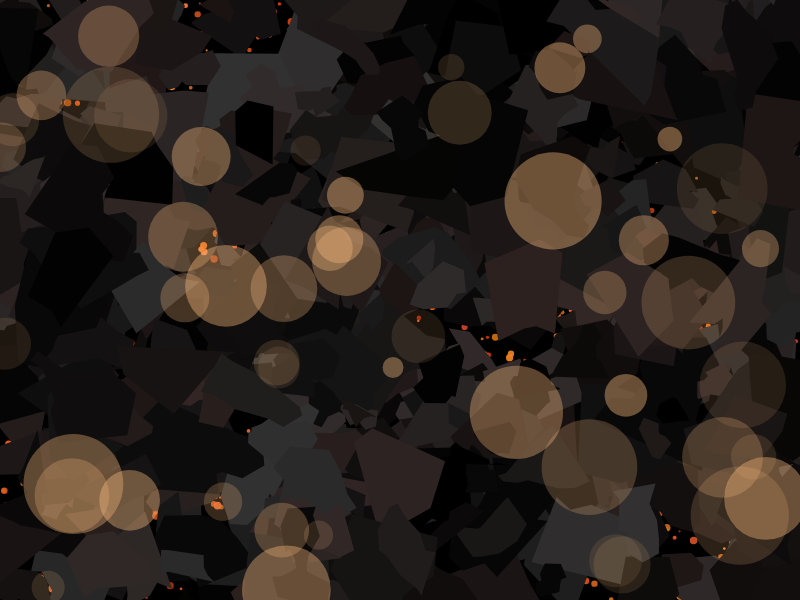
Frame 1 (no input)
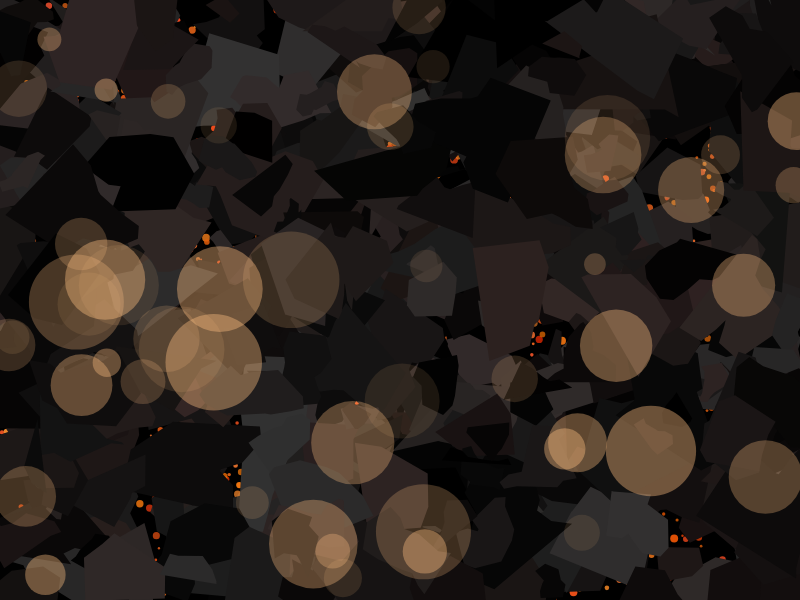
Frame 60 (no input)
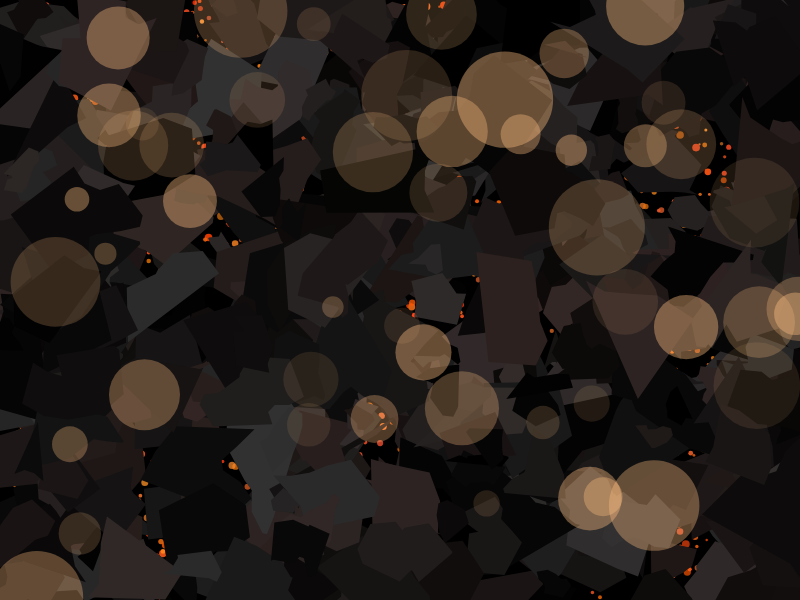
Frame 120 (the mouse pressed at the canvas centre since frame 60)

The p5.js sketch that drew these frames (run headless with seeded random() and noise() and a simulated clock; from frame 60 on, the mouse is pressed at the canvas centre):

// p5.js sketch
// ── sketch.js
let lavaParticles = [];
let rockChunks = [];
let time = 0;

function setup() {
  createCanvas(800, 600);
  colorMode(HSB, 360, 100, 100, 1);

  // Create lava particles
  for (let i = 0; i < 2000; i++) {
    lavaParticles.push({
      x: random(width),
      y: random(height),
      size: random(2, 8),
      speedX: random(-1, 1),
      speedY: random(-1, 1),
      hue: random(10, 30), // orange to yellow
      saturation: random(80, 100),
      brightness: random(80, 100),
      alpha: random(0.7, 1)
    });
  }

  // Create rock chunks
  for (let i = 0; i < 500; i++) {
    let x = random(width);
    let y = random(height);
    let size = random(20, 80);
    let hue = random(0, 10); // deep reds and blacks
    let saturation = random(0, 30);
    let brightness = random(0, 20);
    let points = floor(random(5, 15));
    let angles = [];
    for (let j = 0; j < points; j++) {
      angles.push(random(TWO_PI));
    }
    angles.sort((a, b) => a - b);
    rockChunks.push({
      x,
      y,
      size,
      hue,
      saturation,
      brightness,
      points,
      angles
    });
  }
}

function draw() {
  background(0);

  time += 0.01;

  // Draw lava rivers
  for (let i = 0; i < lavaParticles.length; i++) {
    let p = lavaParticles[i];
    p.x += p.speedX;
    p.y += p.speedY;
    
    // Apply some turbulence
    p.x += sin(time + i * 0.01) * 0.5;
    p.y += cos(time + i * 0.01) * 0.5;

    // Boundary check and reset
    if (p.x < 0 || p.x > width || p.y < 0 || p.y > height) {
      p.x = random(width);
      p.y = random(height);
    }

    fill(p.hue, p.saturation, p.brightness, p.alpha);
    noStroke();
    ellipse(p.x, p.y, p.size);
  }

  // Draw rock chunks
  for (let i = 0; i < rockChunks.length; i++) {
    let r = rockChunks[i];
    
    push();
    translate(r.x, r.y);
    rotate(time * 0.01 + i * 0.02);
    
    fill(r.hue, r.saturation, r.brightness);
    noStroke();
    
    beginShape();
    for (let j = 0; j < r.points; j++) {
      let angle = r.angles[j];
      let dist = r.size * (0.7 + 0.3 * sin(time * 2 + j));
      let x = cos(angle) * dist;
      let y = sin(angle) * dist;
      vertex(x, y);
    }
    endShape(CLOSE);
    
    pop();
  }

  // Add some dynamic lighting
  for (let i = 0; i < 50; i++) {
    let x = random(width);
    let y = random(height);
    let size = random(20, 100);
    let alpha = map(sin(time * 3 + i), -1, 1, 0.1, 0.4);
    fill(30, 50, 100, alpha);
    noStroke();
    ellipse(x, y, size);
  }
}
